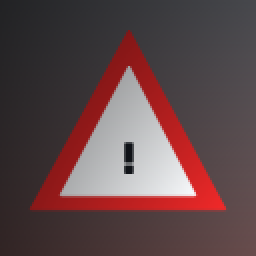
#> input picture samples/general_caution.png, 128 x 128 px (shown 2 times larger)
$ python -i preprocessing.py   (imports and definitions only)
#> lines starting #> are read from the running program, lines starting #| are printed output that depends on the picture; after the words box and inside, x2 and y2 are one past the last pixel; in counts of white or black regions, pixels touching at a corner belong together
"""
Image Preprocessing, Contrast Normalization (CLAHE), and Data Augmentation
using OpenCV, NumPy, and Matplotlib for Traffic Sign Recognition (GTSRB).
"""

from pathlib import Path
from typing import Dict, List, Optional, Tuple
import cv2
import numpy as np
import matplotlib
# [1 line not run here, left out]
import matplotlib.pyplot as plt

from config import (
    CLAHE_CLIP_LIMIT,
    CLAHE_TILE_GRID_SIZE,
    IMG_HEIGHT,
    IMG_WIDTH,
)


# [103 lines left out: functions crop_roi, apply_clahe_color, apply_global_hist_eq, normalize_intensity, preprocess_image, not called in this run]


class OpenCVDataAugmenter:
    """
    Real-time OpenCV photometric & geometric data augmentation pipeline
    tailored for traffic signs.

    NOTE: Horizontal/vertical flips are intentionally excluded because flipping
    directional traffic signs (e.g. 'Turn right ahead' vs 'Turn left ahead')
    changes their semantic ground-truth class.
    """

    # [71 lines left out: functions __init__, random_affine, random_photometric, augment, not called in this run]

    def augment_batch(self, images: np.ndarray) -> np.ndarray:
        """Augment a 4D batch of images (N, H, W, C) on the fly."""
        return np.stack([self.augment(img) for img in images], axis=0)


def detect_traffic_sign_rois(
    road_image_rgb: np.ndarray,
    min_area: int = 400,
) -> List[Tuple[int, int, int, int]]:
    """
    Detect candidate traffic sign bounding boxes (x1, y1, x2, y2) in an uncropped
    road scene using HSV chromaticity segmentation (red, blue, yellow traffic sign
    colors) combined with aspect-ratio and contour filtering.
    """
#> called with min_area = 400
    hsv = cv2.cvtColor(road_image_rgb, cv2.COLOR_RGB2HSV)
#> hsv: shape (128, 128, 3); mean H, S, V 108.9, 53.5, 96.9

    # Red wraps around 0/180 in OpenCV HSV
    mask_red1 = cv2.inRange(hsv, np.array([0, 70, 50]), np.array([12, 255, 255]))
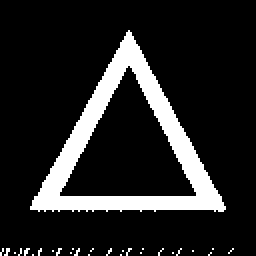
#> mask_red1: shape (128, 128) (shown 2 times larger); 14.3% white; 28 white regions (27 under 20 px), largest, box (x1, y1, x2, y2) and area: (15, 15, 113, 106) 2258
    mask_red2 = cv2.inRange(hsv, np.array([165, 70, 50]), np.array([180, 255, 255]))
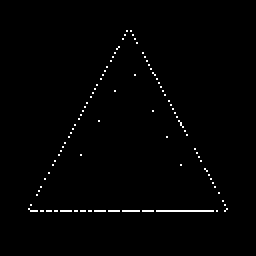
#> mask_red2: shape (128, 128) (shown 2 times larger); 1% white in thin lines or dots, all inside (x1, y1, x2, y2) = (14, 15, 114, 106)
    mask_blue = cv2.inRange(hsv, np.array([95, 80, 50]), np.array([135, 255, 255]))
#> mask_blue: shape (128, 128); every value is 0
    mask_yellow = cv2.inRange(hsv, np.array([15, 80, 70]), np.array([35, 255, 255]))

    combined_mask = mask_red1 | mask_red2 | mask_blue | mask_yellow
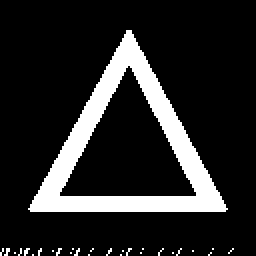
#> combined_mask: shape (128, 128) (shown 2 times larger); 15.3% white; 28 white regions (27 under 20 px), largest, box (x1, y1, x2, y2) and area: (14, 15, 114, 106) 2426
    kernel = cv2.getStructuringElement(cv2.MORPH_ELLIPSE, (5, 5))
    combined_mask = cv2.morphologyEx(combined_mask, cv2.MORPH_CLOSE, kernel)
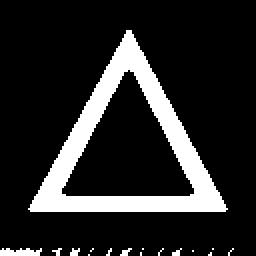
#> combined_mask: shape (128, 128) (shown 2 times larger); 15.7% white; 16 white regions (14 under 20 px)

    contours, _ = cv2.findContours(combined_mask, cv2.RETR_EXTERNAL, cv2.CHAIN_APPROX_SIMPLE)
#> contours = 16 contours, 14 with area under 20; largest, box (x1, y1, x2, y2) and area: (14, 15, 114, 106) 4542, (0, 124, 21, 128) 43
    boxes: List[Tuple[int, int, int, int]] = []
    h_img, w_img = road_image_rgb.shape[:2]
#> h_img = 128; w_img = 128

    for cnt in contours:
        area = cv2.contourArea(cnt)
        if area < min_area:
            continue
        x, y, w, h = cv2.boundingRect(cnt)
        aspect = w / float(max(h, 1))
        if 0.65 <= aspect <= 1.45:
            pad_x = int(0.08 * w)
            pad_y = int(0.08 * h)
            boxes.append((
                max(0, x - pad_x),
                max(0, y - pad_y),
                min(w_img, x + w + pad_x),
                min(h_img, y + h + pad_y),
            ))
#> this loop made 16 passes
#> (area, x, y, w, h, aspect, pad_x, pad_y) on pass 16: (4542.5, 14, 15, 100, 91, 1.1, 8, 7)
#> area on pass 15: 43
#> after the loop, boxes = [(6, 8, 122, 113)]

    boxes.sort(key=lambda b: (b[2] - b[0]) * (b[3] - b[1]), reverse=True)
    return boxes


# [68 lines left out: function visualize_preprocessing_pipeline, not called in this run]

>>> import cv2
>>> picture = cv2.cvtColor(cv2.imread('samples/general_caution.png'), cv2.COLOR_BGR2RGB)
>>> result = detect_traffic_sign_rois(picture)
#> result = [(6, 8, 122, 113)]
